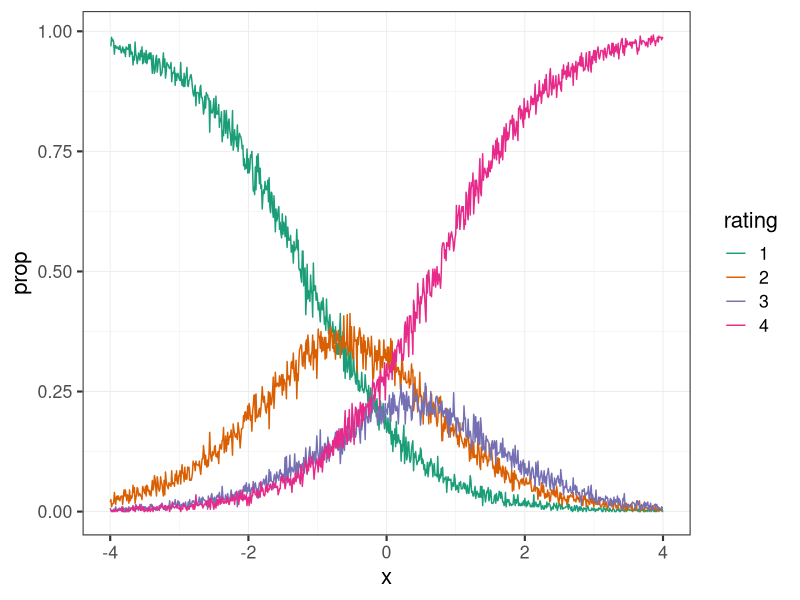
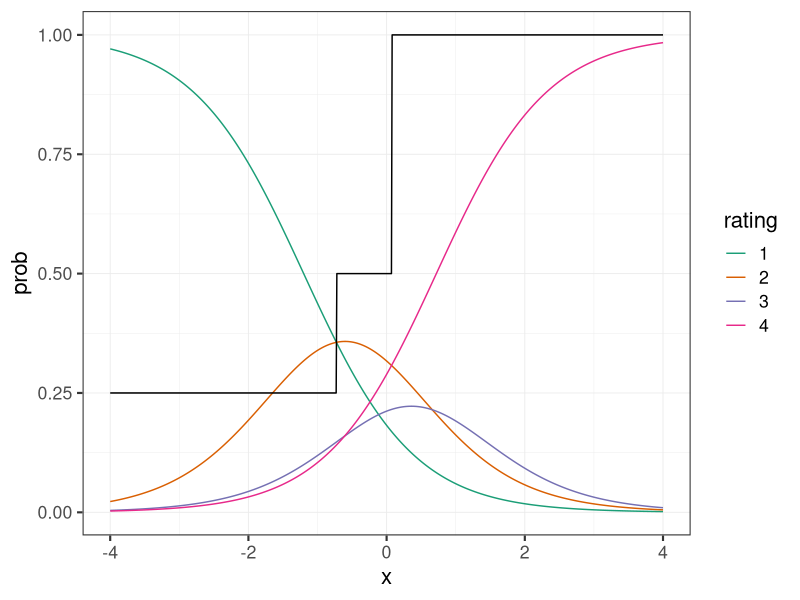
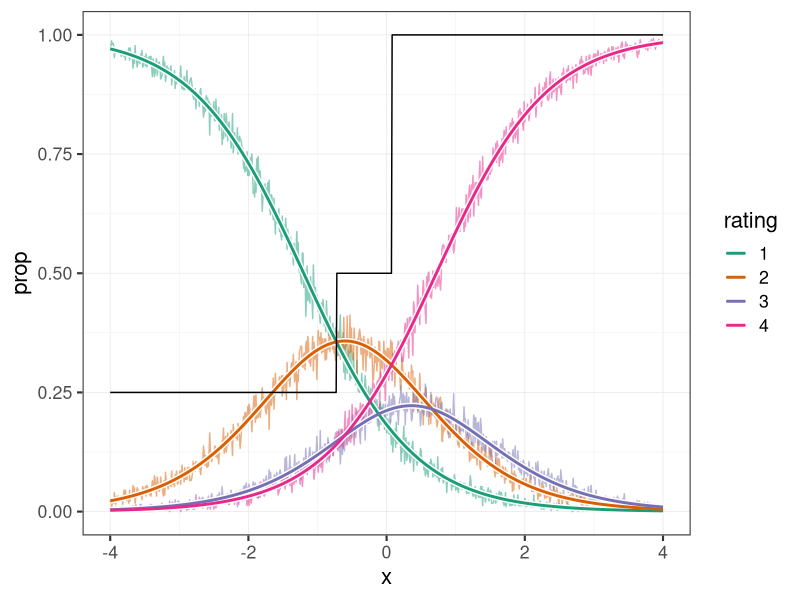
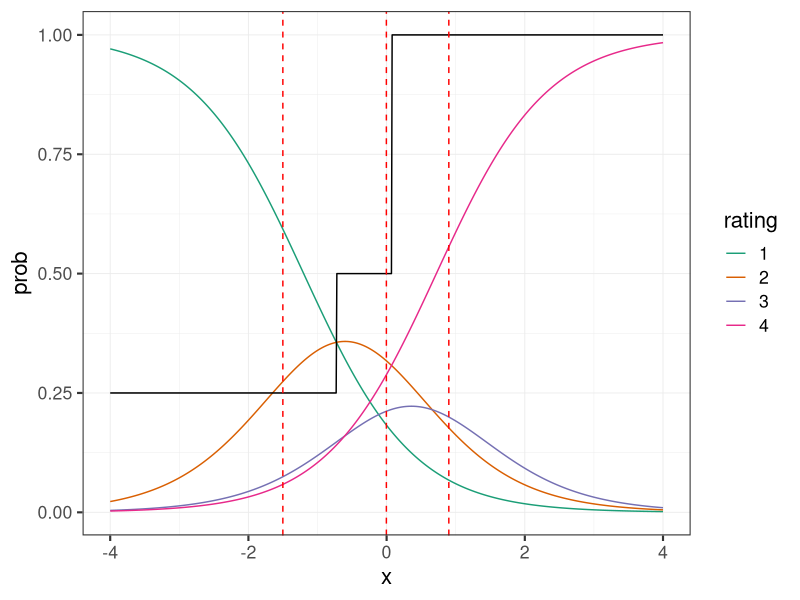
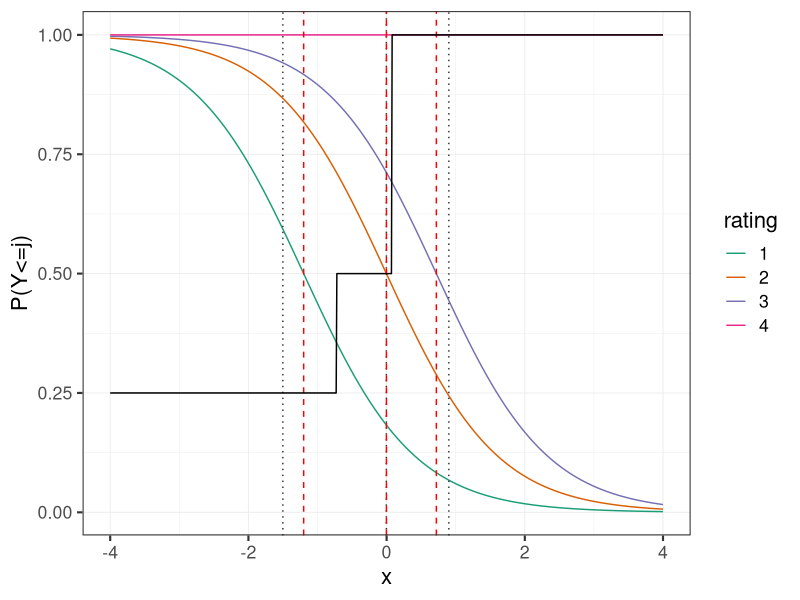
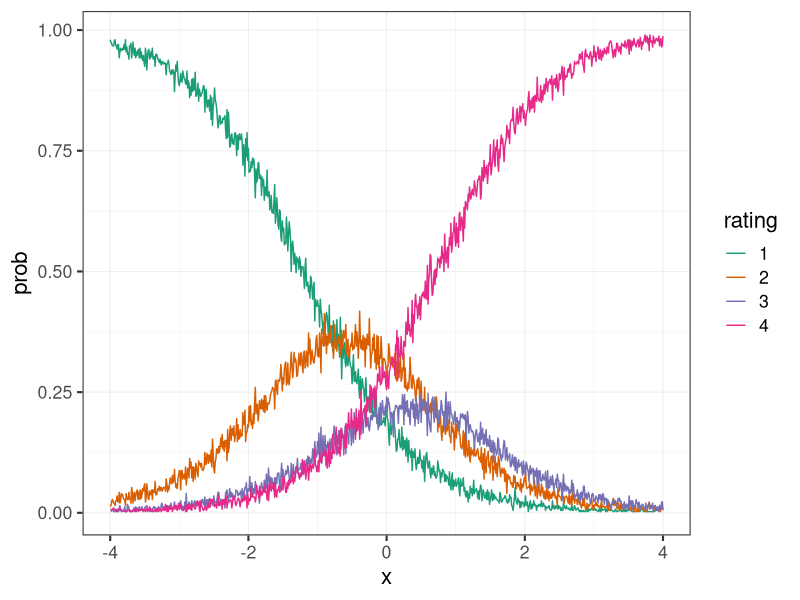
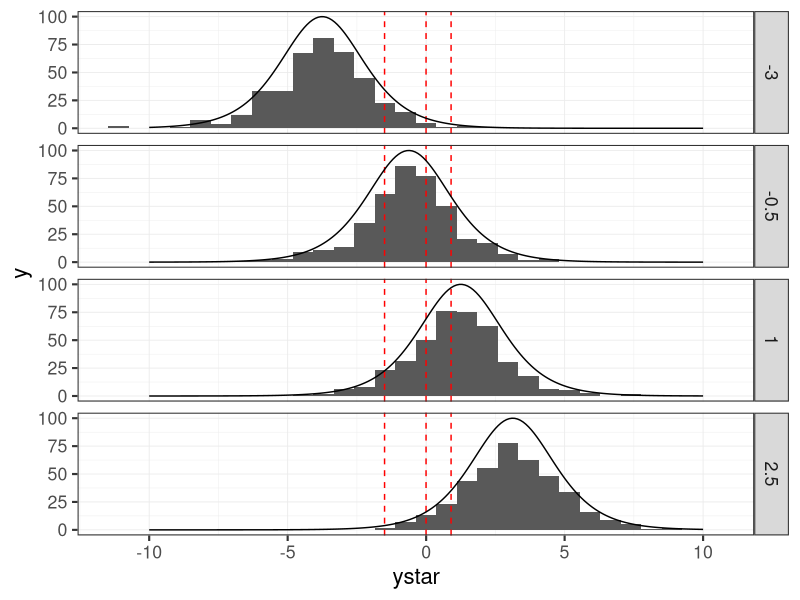

These charts were generated, in order, by the following R code:
## ---- chunk 1
library(ordinal)
library(tidyverse)

plot_theme <-
  list(
    scale_color_brewer(palette = "Dark2"),
    theme_bw(base_size = 16),
    theme(panel.grid = element_line(linewidth = .3))
  )
## ---- chunk 2
# Get probabilities for k ratings given k-1 threshold values
get_rating_probabilities <- function(thetas) {
  c(plogis(thetas[1]), diff(c(plogis(thetas), 1)))
  
}

# Multinomial sampling given threshold allocations
sample_ratings <- function(x, thresholds, size = 50, B = 1.25) {
  probs <- get_rating_probabilities(thresholds - B*x)
  rmultinom(1, size, probs)[,1]
}
## ---- chunk 3
xvals <- seq(-4,4, by = .01)
thetas <- c(-1.5,0,.9)
n_points <- 400
## ---- chunk 4
set.seed(111)

# Simulate n_points observations at each value of x
raw_data <-
  data.frame(
    x = rep(xvals, each = 4),
    rating = ordered(rep(1:4, times = length(xvals))),
    response_count = 
      c(
        lapply(xvals, \(x) sample_ratings(x, thetas, size = n_points)), 
        recursive = TRUE
      )
  )

# Convert counts to individual observations
response_data <- 
  raw_data |>
  reframe(.by = c('x', 'rating', 'response_count'),
          response = seq_len(response_count[1]))
## ---- chunk 5
raw_data |> 
  mutate(prop = response_count / n_points) |>
  ggplot(aes(x = x, y = prop, color = rating)) +
  geom_line() +
  plot_theme
## ---- chunk 6
simulated_mdl <- clm(rating ~ x, data = response_data)
## ---- chunk 7
prob_preds <-
  cbind(x = xvals, 
        predict(simulated_mdl, data.frame(x = xvals), type = "prob")$fit)
rating_preds <-
  cbind(x = xvals, 
        predict(simulated_mdl, data.frame(x = xvals), type = "class")$fit) |>
  as.data.frame()
cumprob_preds <-
  cbind(x = xvals, 
        predict(simulated_mdl, data.frame(x = xvals), type = "cum.prob")$cprob1)

## ---- chunk 8
probs_df <-
  prob_preds |>
  as.data.frame() |>
  pivot_longer(cols = 2:5,
               names_to = "rating",
               values_to = "prob")

cumprob_df <-
  cumprob_preds |>
  as.data.frame() |>
  pivot_longer(cols = 2:5,
               names_to = "rating",
               values_to = "prob")
## ---- chunk 9
probs_df |>
  ggplot(aes(x = x, y = prob, group = rating, color = rating)) +
  geom_line() +
  geom_line(data = rating_preds,
            aes(x = x, y = as.numeric(V2)/4),
            color = "black",
            inherit.aes = FALSE)+
  plot_theme
## ---- chunk 10

raw_data |> 
  mutate(prop = response_count / n_points) |>
  ggplot(aes(x = x, y = prop, color = rating, group = rating)) +
  geom_line(alpha = .5) +
  geom_line(data = probs_df,
            aes(y = prob),
            color = 'white',
            linewidth = 2)+
  geom_line(data = probs_df,
            aes(y = prob),
            linewidth = 1)+
  geom_line(data = rating_preds,
            aes(x = x, y = as.numeric(V2)/4),
            color = "black",
            inherit.aes = FALSE)+
  plot_theme
## ---- chunk 11
plot_thetas <- function(scale = FALSE, 
                        color = 'red', 
                        linetype = 'dashed', 
                        model = simulated_mdl) {
  thetas <- model$Theta
  
  if (scale)
    thetas <- thetas / model$coefficients['x']
  
  lapply(
    thetas, 
    \(t) geom_vline(xintercept = t, color = color, linetype = linetype)
  )
}

probs_df |>
  ggplot(aes(x = x, y = prob, group = rating, color = rating)) +
  geom_line() +
  geom_line(data = rating_preds,
            aes(x = x, y = as.numeric(V2)/4),
            color = "black",
            inherit.aes = FALSE)+
  plot_thetas() +
  plot_theme
## ---- chunk 12
cumprob_df |>
  ggplot(aes(x = x, y = prob, group = rating, color = rating)) +
  geom_line() +
  plot_thetas(scale=FALSE, "gray20", "dotted") +
  plot_thetas(scale=TRUE) +
  geom_line(data = rating_preds,
            aes(x = x, y = as.numeric(V2)/4),
            color = "black",
            inherit.aes = FALSE) +
  plot_theme +
  ylab("P(Y<=j)")
## ---- chunk 13
# Helper to categorize values of Y* to get ratings Y
ystar_to_y <- function(ystar, thresholds = simulated_mdl$Theta[1,]) {
  indices <- seq_along(thresholds)
  max_val <- length(thresholds)+1L
  vapply(ystar, \(y) {
    for (i in indices) {
      if (y < thresholds[i])
        return (i)
    }
    max_val
  }, 1L)
}

# Sample Y* values at values of x given the model's estimated coefficient
sample_ystar <- function(x, n_ratings = n_points, model = simulated_mdl){
  b <- model$coefficients['x']
  
  rlogis(n_ratings, location = b*x) # Not negated here
}

# Helper to sample multiple ratings for a given value of x
sample_rating_from_model <- function(x, n_ratings = n_points, model = simulated_mdl){
  ystar_values <- sample_ystar(x, n_ratings, model)
  
  ystar_to_y(ystar_values)
}

# Sample Y* values and plot
set.seed(111)
sample_data <- 
  data.frame(x = rep(xvals, each = n_points),
             rating = c(lapply(xvals,sample_rating_from_model),recursive=TRUE))

sample_data |> 
  mutate(rating = ordered(rating)) |> 
  group_by(x, rating) |> 
  summarize(response_count = n(),
            prob = response_count / n_points) |> 
  ggplot(aes(x = x, y = prob, color = rating, group = rating)) +
  geom_line() +
  plot_theme
## ---- chunk 14
set.seed(111)
test_x_vals <- c(-3, -.5, 1, 2.5)
ystar_dist_df <- 
  data.frame(x = rep(test_x_vals, each = n_points),
             ystar = c(lapply(test_x_vals,sample_ystar),recursive=TRUE))

beta <- simulated_mdl$coefficients['x']
locations <- summarize(ystar_dist_df,
          .by = 'x') |> 
  mutate(beta_x = beta * x)

ystar_dist_df |> 
  ggplot(aes(x = ystar)) +
  geom_histogram() +
  plot_thetas(FALSE) +
  lapply(test_x_vals, 
         \(l) 
         geom_line(data=data.frame(xvals = seq(-10,10,.1),
                              x = l,
                              y = dlogis(seq(-10,10,.1),location = beta*l)*n_points),
                   aes(x = xvals, y = y, group = x)))+
  facet_grid(x~.) +
  plot_theme
